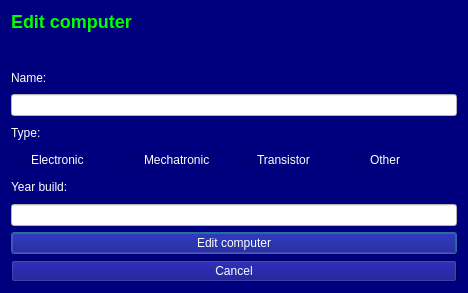
<?xml version="1.0" encoding="UTF-8"?>
<ui version="4.0">
 <class>Edit_computer</class>
 <widget class="QDialog" name="Edit_computer">
  <property name="geometry">
   <rect>
    <x>0</x>
    <y>0</y>
    <width>468</width>
    <height>293</height>
   </rect>
  </property>
  <property name="windowTitle">
   <string>Dialog</string>
  </property>
  <property name="styleSheet">
   <string notr="true">background-color: rgb(0, 0, 127);
color: rgb(255, 255, 255);</string>
  </property>
  <layout class="QVBoxLayout" name="verticalLayout">
   <item>
    <widget class="QLabel" name="label_4">
     <property name="text">
      <string>&lt;html&gt;&lt;head/&gt;&lt;body&gt;&lt;p&gt;&lt;span style=&quot; font-size:x-large; font-weight:600; color:#00ff00;&quot;&gt;Edit computer&lt;/span&gt;&lt;/p&gt;&lt;/body&gt;&lt;/html&gt;</string>
     </property>
    </widget>
   </item>
   <item>
    <widget class="QLabel" name="label_error_add_computer">
     <property name="text">
      <string/>
     </property>
    </widget>
   </item>
   <item>
    <layout class="QHBoxLayout" name="horizontalLayout">
     <item>
      <widget class="QLabel" name="label">
       <property name="text">
        <string>Name:</string>
       </property>
      </widget>
     </item>
     <item>
      <widget class="QLabel" name="label_error_computer_name">
       <property name="text">
        <string/>
       </property>
      </widget>
     </item>
    </layout>
   </item>
   <item>
    <widget class="QLineEdit" name="add_name">
     <property name="styleSheet">
      <string notr="true">background-color: rgb(255, 255, 255);
color: rgb(0, 0, 0);</string>
     </property>
    </widget>
   </item>
   <item>
    <layout class="QHBoxLayout" name="horizontalLayout_2">
     <item>
      <widget class="QLabel" name="label_2">
       <property name="text">
        <string>Type:</string>
       </property>
      </widget>
     </item>
     <item>
      <widget class="QLabel" name="label_error_computer_type">
       <property name="text">
        <string/>
       </property>
      </widget>
     </item>
    </layout>
   </item>
   <item>
    <layout class="QHBoxLayout" name="horizontalLayout_4">
     <item>
      <widget class="QRadioButton" name="electro_button">
       <property name="text">
        <string>Electronic</string>
       </property>
      </widget>
     </item>
     <item>
      <widget class="QRadioButton" name="mecha_button">
       <property name="text">
        <string>Mechatronic</string>
       </property>
      </widget>
     </item>
     <item>
      <widget class="QRadioButton" name="trans_button">
       <property name="text">
        <string>Transistor</string>
       </property>
      </widget>
     </item>
     <item>
      <widget class="QRadioButton" name="other_button">
       <property name="text">
        <string>Other</string>
       </property>
      </widget>
     </item>
    </layout>
   </item>
   <item>
    <layout class="QHBoxLayout" name="horizontalLayout_3">
     <item>
      <widget class="QLabel" name="label_3">
       <property name="text">
        <string>Year build:</string>
       </property>
      </widget>
     </item>
     <item>
      <widget class="QLabel" name="label_error_computer_build">
       <property name="text">
        <string/>
       </property>
      </widget>
     </item>
    </layout>
   </item>
   <item>
    <widget class="QLineEdit" name="add_build">
     <property name="styleSheet">
      <string notr="true">background-color: rgb(255, 255, 255);
color: rgb(0, 0, 0);</string>
     </property>
    </widget>
   </item>
   <item>
    <widget class="QPushButton" name="button_edit_computer">
     <property name="text">
      <string>Edit computer</string>
     </property>
    </widget>
   </item>
   <item>
    <widget class="QPushButton" name="button_cancel">
     <property name="text">
      <string>Cancel</string>
     </property>
    </widget>
   </item>
  </layout>
 </widget>
 <resources/>
 <connections/>
</ui>
